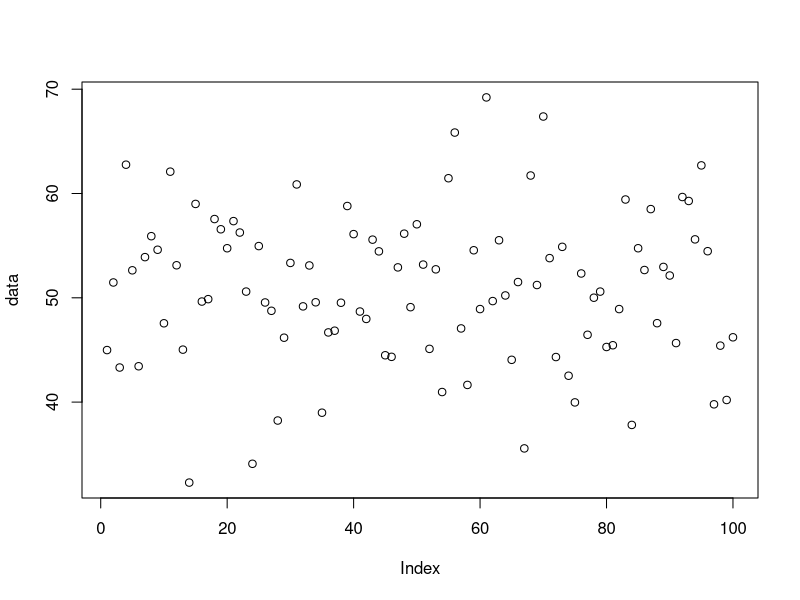
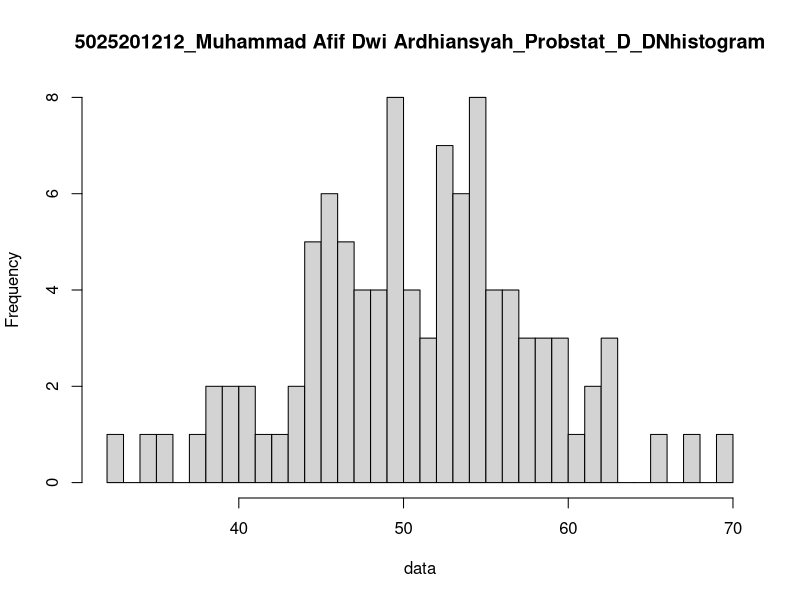

Here is the R script that generated these plots, in order:

n = 100
mean = 50
sd = 8

#a
set.seed(1)
data <- rnorm(n, mean, sd)
data
summary(data)

x1 = runif(1, min(data), mean)
x2 = runif(1, mean, max(data))
x1
x2

peluang1 <- pnorm(x1, mean, sd)
peluang2 <- pnorm(x2, mean, sd)
peluang1
peluang2

peluang <- peluang2 - peluang1
plot(data)

#b
breaks = 50
hist(data, breaks, main = "5025201212_Muhammad Afif Dwi Ardhiansyah_Probstat_D_DNhistogram")

#c
var = (sd(data)) ^ 2
var